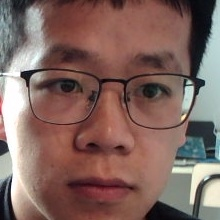
#> input picture face_recognition/data/SXL/0.jpg, 220 x 220 px; its folder holds only this picture in this run
$ python load_dataset.py
#> lines starting #> are read from the running program, lines starting #| are printed output that depends on the picture
#> call 2 of read_path, with path_name = 'face_recognition/data/SXL'
#> in read_path, image is the input picture: shape (220, 220, 3); mean B, G, R 95.9, 102.4, 129.7
import os
import sys
import numpy as np
import cv2

IMAGE_SIZE = 64


# 按照指定图像大小调整尺寸
def resize_image(image, height=IMAGE_SIZE, width=IMAGE_SIZE):
#> called with height = 64, width = 64
    top, bottom, left, right = (0, 0, 0, 0)

    # 获取图像尺寸
    h, w, _ = image.shape
#> h = 220; w = 220

    # 对于长宽不相等的图片，找到最长的一边
    longest_edge = max(h, w)
#> longest_edge = 220

    # 计算短边需要增加多上像素宽度使其与长边等长
    if h < longest_edge:
        dh = longest_edge - h
        top = dh // 2
        bottom = dh - top
    elif w < longest_edge:
        dw = longest_edge - w
        left = dw // 2
        right = dw - left
    else:
        pass

        # RGB颜色
    BLACK = [0, 0, 0]

    # 给图像增加边界，是图片长、宽等长，cv2.BORDER_CONSTANT指定边界颜色由value指定
    constant = cv2.copyMakeBorder(image, top, bottom, left, right, cv2.BORDER_CONSTANT, value=BLACK)

    # 调整图像大小并返回
    return cv2.resize(constant, (height, width))
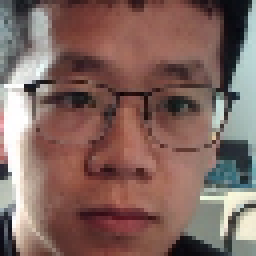
#> returned value: shape (64, 64, 3) (shown 4 times larger); mean of channels 0, 1, 2 95.8, 102.3, 129.7; drawn as B, G, R


# 读取训练数据
images = []
labels = []


def read_path(path_name):
    for dir_item in os.listdir(path_name):
        # 从初始路径开始叠加，合并成可识别的操作路径
        full_path = os.path.abspath(os.path.join(path_name, dir_item))

        if os.path.isdir(full_path):  # 如果是文件夹，继续递归调用
            read_path(full_path)
        else:  # 文件
            if dir_item.endswith('.jpg'):
                image = cv2.imread(full_path)
                image = resize_image(image, IMAGE_SIZE, IMAGE_SIZE)

                # 放开这个代码，可以看到resize_image()函数的实际调用效果
                # cv2.imwrite('1.jpg', image)

                images.append(image)
                labels.append(path_name)

    return images, labels


# 从指定路径读取训练数据
def load_dataset(path_name):
    images, labels = read_path(path_name)
#> images = 1 item; labels = 1 item

    # 将输入的所有图片转成四维数组，尺寸为(图片数量*IMAGE_SIZE*IMAGE_SIZE*3)
    # 两个人共1200张图片，IMAGE_SIZE为64，故对我来说尺寸为1200 * 64 * 64 * 3
    # 图片为64 * 64像素,一个像素3个颜色值(RGB)
    images = np.array(images)
    print(images.shape)
#| (1, 64, 64, 3)

    # 标注数据，'SXL'文件夹下都是我的脸部图像，全部指定为0，另外一个文件夹下是同学的，全部指定为1
    labels = np.array([0 if label.endswith('SXL') else 1 for label in labels])   #实现了贴标签的动作
#> labels = [0]

    return images, labels


if __name__ == '__main__':
    if len(sys.argv) != 1:
        print("Usage:%s path_name\r\n" % (sys.argv[0]))
    else:
        images, labels = load_dataset("data")
#> labels = [0]

$ run again, on face_recognition/data/SXL/176.jpg
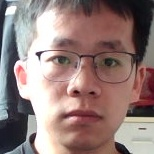
#> input picture face_recognition/data/SXL/176.jpg, 154 x 154 px
#> in read_path, image is the input picture: shape (154, 154, 3); mean B, G, R 122.2, 125.6, 148.1
#> in resize_image, `return cv2.resize(constant, (height, width))`:
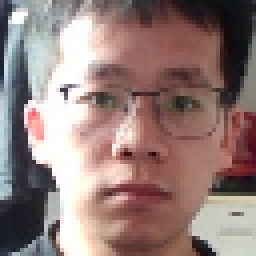
#> returned value: shape (64, 64, 3) (shown 4 times larger); mean of channels 0, 1, 2 122.1, 125.4, 147.9; drawn as B, G, R
#> in load_dataset, `images, labels = read_path(path_name)`: images = 1 item
#| (1, 64, 64, 3)
#> in load_dataset, `labels = np.array([0 if label.endswith('SXL') else 1 for label in labe..`: labels = [0]

$ run again, on face_recognition/data/SXL/22.jpg
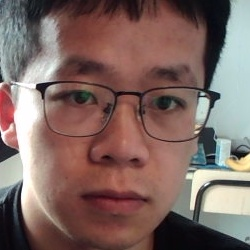
#> input picture face_recognition/data/SXL/22.jpg, 250 x 250 px
#> in read_path, image is the input picture: shape (250, 250, 3); mean B, G, R 98.7, 104.1, 127.2
#> in resize_image, `return cv2.resize(constant, (height, width))`:
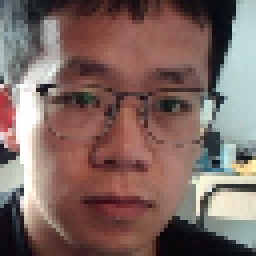
#> returned value: shape (64, 64, 3) (shown 4 times larger); mean of channels 0, 1, 2 98.6, 103.9, 127; drawn as B, G, R
#> in load_dataset, `images, labels = read_path(path_name)`: images = 1 item
#| (1, 64, 64, 3)
#> in load_dataset, `labels = np.array([0 if label.endswith('SXL') else 1 for label in labe..`: labels = [0]

$ run again, on face_recognition/data/SXL/230.jpg
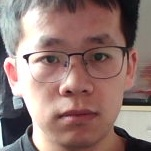
#> input picture face_recognition/data/SXL/230.jpg, 151 x 151 px
#> in read_path, image is the input picture: shape (151, 151, 3); mean B, G, R 116.3, 121.2, 147.3
#> in resize_image, `return cv2.resize(constant, (height, width))`:
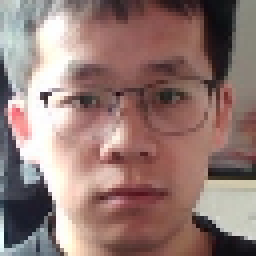
#> returned value: shape (64, 64, 3) (shown 4 times larger); mean of channels 0, 1, 2 116.2, 121.2, 147.3; drawn as B, G, R
#> in load_dataset, `images, labels = read_path(path_name)`: images = 1 item
#| (1, 64, 64, 3)
#> in load_dataset, `labels = np.array([0 if label.endswith('SXL') else 1 for label in labe..`: labels = [0]
